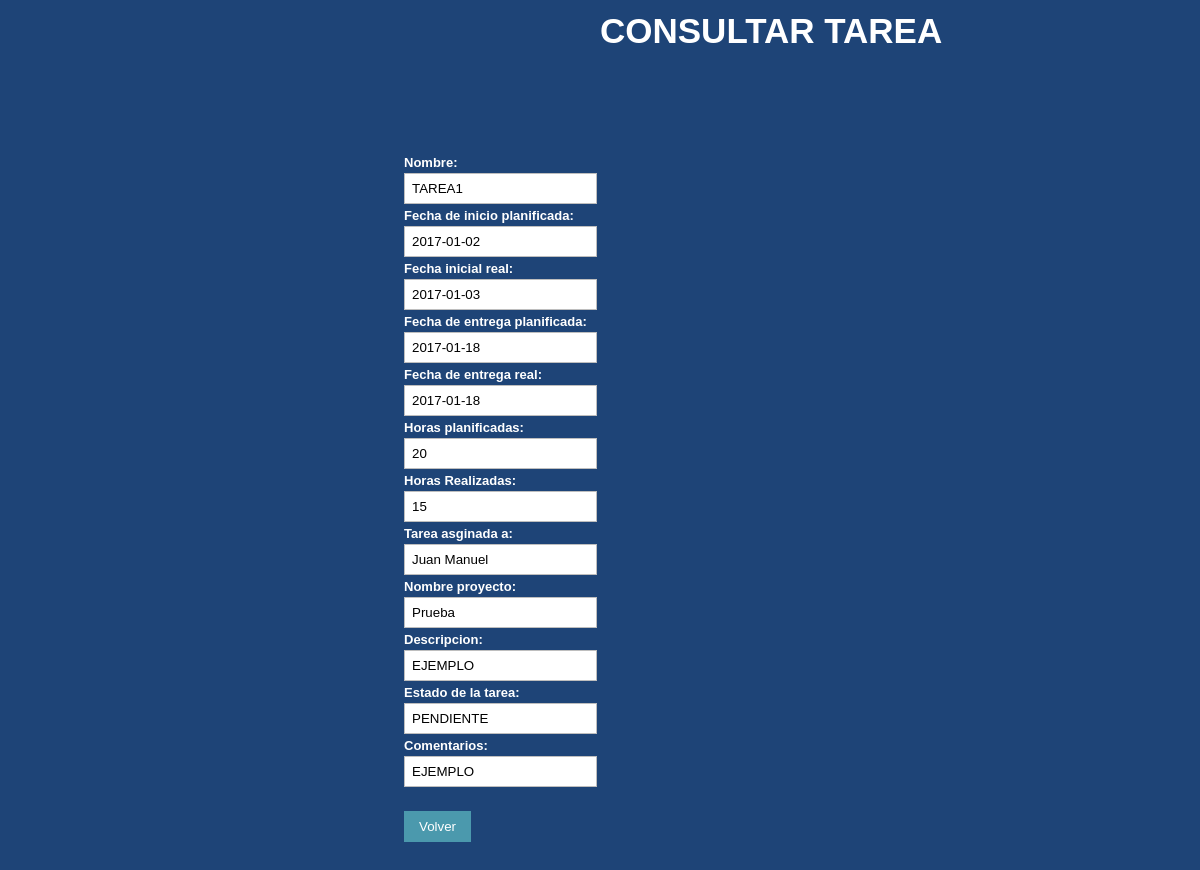
Page /et3_iu/Controllers/TAREA_Controller.php?accion=show_tarea&ID_TAREA=1&proyecto_id=1 (signed in) on the committed database.
### tables this page shows
CREATE TABLE IF NOT EXISTS `TAREA` (
  `PADRE` int(11) DEFAULT NULL,
  `ID_TAREA` int(11) NOT NULL,
  `NOMBRE` varchar(50) NOT NULL,
  `FECHAIP` date NOT NULL,
  `FECHAIR` date NOT NULL,
  `FECHAEP` date NOT NULL,
  `FECHAER` date NOT NULL,
  `HORASP` int(11) NOT NULL,
  `HORASR` int(11) NOT NULL,
  `ID_MIEMBRO` varchar(25) NOT NULL,
  `ID_PROYECTO` int(11) NOT NULL,
  `DESCRIPCION` varchar(200) NOT NULL,
  `ESTADO` VARCHAR(25) NOT NULL,
  `COMENTARIO` varchar(100) NOT NULL
);

CREATE TABLE IF NOT EXISTS `EMPLEADOS` (
  `EMP_USER` varchar(25) NOT NULL,
  `EMP_PASSWORD` varchar(128) NOT NULL,
  `EMP_NOMBRE` varchar(25) DEFAULT NULL,
  `EMP_APELLIDO` varchar(50) DEFAULT NULL,
  `EMP_EMAIL` varchar(50) DEFAULT NULL,
  `EMP_TIPO` int(10) DEFAULT NULL,
  `EMP_ESTADO` varchar(25) DEFAULT NULL
);

CREATE TABLE IF NOT EXISTS `PROYECTO` (
`ID_PROYECTO` int(3) NOT NULL,
  `NOMBRE` varchar(50) NOT NULL,
  `DESCRIPCION` varchar(200) NOT NULL,
  `FECHAI` date NOT NULL,
  `FECHAIP` date NOT NULL,
  `FECHAE` date NOT NULL,
  `FECHAFP` date NOT NULL,
  `NUMEROMIEMBROS` int(3) NOT NULL,
  `NUMEROHORAS` int(5) NOT NULL,
   `DIRECTOR` varchar(25) NOT NULL,
  `BORRADO` tinyint(1) NOT NULL DEFAULT '0'
);

### et3_iu/Models/TAREA_Model.php (called while the page is built, shortened)
<?php
class Tarea{
    private $id_tarea;
    private $nombre;
    private $descripcion;
    private $fecha_inicio_plan;
    private $fecha_entrega_plan;
    private $fecha_inicio_real;
    private $fecha_entrega_real;
    private $horas_plan;
    private $horas_real;
    private $miembro;
    private $proyecto;
    private $estado_tarea;
    private $comentario;
    public function __construct($id_tarea = NULL, $nombre=NULL, $descripcion=NULL, Tarea $tarea_padre=NULL, $fecha_inicio_plan=NULL, $fecha_entrega_plan=NULL, $fecha_inicio_real=NULL,
                                $fecha_entrega_real=NULL, $horas_plan=NULL, $horas_real=NULL, Miembro $miembro=NULL, $estado_tarea=NULL, $comentario=NULL, Proyecto $proyecto=NULL){
        $this->id_tarea = $id_tarea;
        $this->nombre = $nombre;
        $this->descripcion = $descripcion;
        $this->fecha_inicio_plan = $fecha_inicio_plan;
        $this->fecha_entrega_plan = $fecha_entrega_plan;
        $this->fecha_inicio_real = $fecha_inicio_real;
        $this->fecha_entrega_real = $fecha_entrega_real;
        $this->horas_plan = $horas_plan;
        $this->horas_real = $horas_real;
        $this->miembro = $miembro;
        $this->estado_tarea = $estado_tarea;
        $this->comentario = $comentario;
        $this->proyecto = $proyecto;
    }
    public function getIdTarea(){
        return $this->id_tarea;
    }
    public function getNombre()
    {
        return $this->nombre;
    }
    public function getDescripcion()
    {
        return $this->descripcion;
    }
    public function getFechaInicioPlan()
    {
        return $this->fecha_inicio_plan;
    }
    public function getFechaEntregaPlan()
    {
        return $this->fecha_entrega_plan;
    }
    public function getFechaInicioReal()
    {
        return $this->fecha_inicio_real;
    }
    public function getFechaEntregaReal()
    {
        return $this->fecha_entrega_real;
    }
    public function getHorasPlan()
    {
        return $this->horas_plan;
    }
    public function getHorasReal()
    {
        return $this->horas_real;
    }
    public function getMiembro()
    {
        return $this->miembro;
    }
    public function getEstadoTarea()
    {
        return $this->estado_tarea;
    }
    public function getComentario()
    {
        return $this->comentario;
    }
    public function getProyecto()
    {
        return $this->proyecto;
    }
}
?>

### et3_iu/Mappers/TAREA_Mapper.php (called while the page is built, shortened)
<?php
require_once (__DIR__ . "/../Models/PROYECTO_Model.php");
require_once (__DIR__ . "/../Models/MIEMBRO_Model.php");
require_once(__DIR__ . "/../Models/TAREA_Model.php");
require_once(__DIR__ . "/../Mappers/PROYECTO_Mapper.php");
class TAREA_Mapper{
    private $mysqli;
    public function conectarBD(){
        $this->mysqli = new mysqli("localhost","iu2016","iu2016","IU2016");
    }
    function buscarTareaIdParaProyecto($id,$idProyecto)
    {
        $sql = "SELECT * FROM TAREA WHERE ID_TAREA =  '{$id}' AND  ID_PROYECTO = '{$idProyecto}'";
        $resultado = $this->mysqli->query($sql);
        if ($resultado->num_rows != 0) {
            $tareas_bd = $resultado->fetch_array(MYSQLI_ASSOC);
            $miembro_mapper = new MiembroMapper();
            $proyecto_mapper = new ProyectoMapper();
            if($tareas_bd["PADRE"] != null)
                $tareaPadre = $this->buscarTareaId($tareas_bd["PADRE"]);
            else
                $tareaPadre = null;
            $miembro = $miembro_mapper->buscarMiembroPorUsuario($tareas_bd["ID_MIEMBRO"]);
            $proyecto = $proyecto_mapper->buscarId($idProyecto);
            if($proyecto != "elemento no encontrado"){
                $tarea = new Tarea($tareas_bd["ID_TAREA"], $tareas_bd["NOMBRE"], $tareas_bd["DESCRIPCION"],
                    $tareaPadre, $tareas_bd["FECHAIP"], $tareas_bd["FECHAEP"], $tareas_bd["FECHAIR"],
                    $tareas_bd["FECHAER"], $tareas_bd["HORASP"], $tareas_bd["HORASR"], $miembro,
                    $tareas_bd["ESTADO"], $tareas_bd["COMENTARIO"], $proyecto);
                return $tarea;
            }else{
                return null;
            }
        } else {
            return "No hay resultados";
        }
    }
}

### et3_iu/Models/MIEMBRO_Model.php (called while the page is built, shortened)
<?php
class Miembro{
    private $NOMBRE;
    public function __construct( $NOMBRE=NULL, $APELLIDOS=NULL, $USUARIO=NULL, $CONTRASEÑA=NULL, $CORREO=NULL){
        $this->NOMBRE = $NOMBRE;
    }
    public function getNombre(){
        return $this->NOMBRE;
    }
}
?>

### et3_iu/Mappers/MIEMBRO_Mapper.php (called while the page is built, shortened)
<?php
    require_once("../Models/MIEMBRO_Model.php");
    class MiembroMapper {
        private $mysqli;
        public function ConectarBD()
        {
            $this->mysqli = new mysqli("localhost", "iu2016", "iu2016", "IU2016");
        }
        public function buscarMiembroPorUsuario($user) {
            $sql = "SELECT * FROM EMPLEADOS where EMP_USER = '{$user}' ";
            $resultado = $this -> mysqli -> query($sql);
            $miembro = $resultado->fetch_array(MYSQLI_ASSOC);
            $miembro = new Miembro($miembro["EMP_NOMBRE"], $miembro["EMP_APELLIDO"], $miembro["EMP_USER"], $miembro["EMP_PASSWORD"], $miembro["EMP_EMAIL"]);
            return $miembro;
        }
    }
?>

### et3_iu/Models/PROYECTO_Model.php (called while the page is built, shortened)
<?php
class Proyecto
{
    private $ID_PROYECTO;
    private $NOMBRE;
    public function __construct($ID_PROYECTO=NULL, $NOMBRE=NULL, $DESCRIPCION=NULL, $FECHAI=NULL, $FECHAIP=NULL, $FECHAE=NULL, $FECHAFP=NULL, $NUMEROMIEMBROS=NULL, $NUMEROHORAS=NULL, Miembro $DIRECTOR=NULL, $BORRADO)
    {
        $this->ID_PROYECTO = $ID_PROYECTO;
        $this->NOMBRE = $NOMBRE;
    }
    public function getIDPROYECTO()
    {
        return $this->ID_PROYECTO;
    }
    public function getNOMBRE()
    {
        return $this->NOMBRE;
    }
}
?>

### et3_iu/Mappers/PROYECTO_Mapper.php (called while the page is built, shortened)
<?php
require_once(__DIR__ . "/../Models/PROYECTO_Model.php");
require_once(__DIR__ . "/../Models/MIEMBRO_Model.php");
class ProyectoMapper {
  private $mysqli;
  public function conectarBD(){
      $this->mysqli = new mysqli("localhost","iu2016","iu2016","IU2016");
  }
        public function buscarMiembroPorUsuario($user) {
        $sql = "SELECT * FROM EMPLEADOS where EMP_USER LIKE '%$user%'";
        $resultado = $this -> mysqli -> query($sql);
        $obj = $resultado->fetch_object();
        $miembro = new Miembro( $obj -> EMP_NOMBRE, $obj -> EMP_APELLIDO,$obj -> EMP_USER, $obj -> EMP_PASSWORD, $obj -> EMP_EMAIL);
        return $miembro;
    }
  public function buscarId($proyectoId){
      $sql = "SELECT * FROM PROYECTO WHERE ID_PROYECTO = '" . $proyectoId . "';";
      $resultado = $this->mysqli->query($sql);
      if ($resultado->num_rows != 0) {
          $info = $resultado->fetch_array(MYSQLI_ASSOC);
          $miembro = $this->buscarMiembroPorUsuario($info['DIRECTOR']);
          $proyecto = new Proyecto($info["ID_PROYECTO"], $info["NOMBRE"], $info["DESCRIPCION"], $info["FECHAI"], $info["FECHAE"], $info["FECHAIP"], $info["FECHAFP"], $info["NUMEROMIEMBROS"], $info["NUMEROHORAS"] , $miembro, $info["BORRADO"]);
          return $proyecto;
      } else {
          return 'elemento no encontrado';
      }
  }
}

### et3_iu/Views/TAREA_SHOW_CURRENT_Vista.php (the view, shortened to what this page needs)
<?php
class TAREA_SHOW_CURRENT_Vista{
    private $aux;
    public function __construct($aux)
    {
        $this -> aux = $aux;
        $this -> render();
    }
    public function getTarea()
    {
        return $this->aux;
    }
    public function render(){
        $tarea= $this->getTarea();
        $proyecto = $tarea->getProyecto();
        ?>
        <html>
        <head>
            <link rel="stylesheet" href="../Styles/styles.css" type="text/css" media="screen" />
        </head>
        <body>
        <p>
        <h1><span class="form-title">
                    CONSULTAR TAREA
        </h1>
        </p>
        <h2>
            <form action="TAREA_Controller.php" method="post">
                <br><br>
                <ul class="form-style-1">
                    <div class="form-group">
                        <div class="col-sm-4">
                            <label for="nombre" class="control-label"> <?php echo $strings['Nombre']; ?>: </label>
                            <input type="text" readonly value="<?php echo $tarea -> getNombre(); ?>" name="nombre" >
                        </div>
                    </div>
                    <div class="form-group">
                        <div class="col-sm-4">
                            <label for="fecha_inicio_plan"> <?php echo $strings['Fechainicioplan']; ?>: </label>
                            <input type="text" readonly value="<?php echo $tarea -> getFechaInicioPlan() ;?>" name="fecha_inicio_plan" >
                        </div>
                    </div>
                    <div class="form-group">
                        <div class="col-sm-4">
                            <label for="fecha_inicio_real"> <?php echo $strings['fecha_I_R']; ?>: </label>
                            <input type="text" readonly value="<?php echo $tarea -> getFechaInicioReal() ;?>" name="fecha_inicio_real" >
                        </div>
                    </div>
                    <div class="form-group">
                        <div class="col-sm-4">
                            <label for="fecha_entrega_plan"> <?php echo $strings['Fechaentregaplan']; ?>: </label>
                            <input type="text" readonly value="<?php echo $tarea -> getFechaEntregaPlan() ;?>" name="fecha_entrega_plan" >
                        </div>
                    </div>
                    <div class="form-group">
                        <div class="col-sm-4">
                            <label for="fecha_entrega_real"> <?php echo $strings['fecha_E_R']; ?>: </label>
                            <input type="text" readonly value="<?php echo $tarea -> getFechaEntregaReal() ;?>" name="fecha_entrega_real" >
                        </div>
                    </div>
                    <div class="form-group">
                        <div class="col-sm-4">
                            <label for="horas_plan"> <?php echo $strings['horas_P']; ?>: </label>
                            <input type="text" readonly value="<?php echo $tarea -> getHorasPlan() ;?>" name="horas_plan" >
                        </div>
                    </div>
                    <div class="form-group">
                        <div class="col-sm-4">
                            <label for="horas_real"> <?php echo $strings['horas_R']; ?>: </label>
                            <input type="text" readonly value="<?php echo $tarea -> getHorasReal() ;?>" name="horas_real" >
                        </div>
                    </div>
                    <div class="form-group">
                        <div class="col-sm-4">
                            <label for="miembro" class="control-label"> <?php echo $strings['asignado']; ?>: </label>
                            <input type="text" readonly value="<?php echo $tarea -> getMiembro() -> getNombre(); ?>" name="miembro" >
                        </div>
                    </div>
                    <div class="form-group">
                        <div class="col-sm-4">
                            <label for="nombreProyecto" class="control-label"> <?php echo $strings['Nombre proyecto']; ?>: </label>
                            <input type="text" readonly value="<?php echo $proyecto->getNOMBRE(); ?>" name="nombreProyecto" >
                        </div>
                    </div>
                    <div class="form-group">
                        <div class="col-sm-4">
                            <label for="descripcion" class="control-label"> <?php echo $strings['Descripcion']; ?>: </label>
                            <input type="text" readonly value="<?php echo $tarea -> getDescripcion(); ?>" name="descripcion" >
                        </div>
                    </div>
                    <div class="form-group">
                        <div class="col-sm-4">
                            <label for="estado_tarea" class="control-label"> <?php echo $strings['estado']; ?>: </label>
                            <input type="text" readonly value="<?php echo $tarea -> getEstadoTarea(); ?>" name="estado_tarea" >
                        </div>
                    </div>
                    <div class="form-group">
                        <div class="col-sm-4">
                            <label for="comentario" class="control-label"> <?php echo $strings['comentarios']; ?>: </label>
                            <input type="text" readonly value="<?php echo $tarea -> getComentario(); ?>" name="comentario" >
                        </div>
                    </div>
                    <a href="../Controllers/TAREA_Controller.php?accion=showall_tarea&ID_TAREA=<?php echo $this->aux->getIdTarea();?>&proyecto_id=<?php echo $this->aux->getProyecto()->getIDPROYECTO();?>" >
                        <input type="button" value="<?php echo $strings['Volver']; ?>" />
                    </a>
                </ul>
            </form>
        </h2>
        </body>
        </html>
        <?php
    }
}
?>

### et3_iu/Styles/styles.css (style rules this page uses)
* { margin: 0; padding: 0; }
body { line-height: 1; background: #1e4477; font-family: Verdana, Arial, Helvetica, sans-serif; color: #666; font-size: 14px; line-height: 18px; }
h1,h2,h3,h4,h5,h6 { font-weight: bold; clear: both; color: #333; list-style-type:none; }
a:link, a:visited { color:hotpink; text-decoration: none; }
p { margin-bottom: 18px; }
#content p, ul, ol, hr { margin-bottom: 24px; }
#content h1, h2, h3, h4, h5, h6 { color: #333; margin: 0 0 20px 0; line-height: 1.5em; }
.form-style-1 { color: white; margin:10px auto; max-width: 400px; padding: 20px 12px 10px 20px; font: 13px "Lucida Sans Unicode", "Lucida Grande", sans-serif; }
.form-style-1 label { margin:0 0 3px 0; padding:0px; display:block; font-weight: bold; }
.form-style-1 input[type=text], .form-style-1 input[type=date], .form-style-1 input[type=datetime], .form-style-1 input[type=number], .form-style-1 input[type=search], .form-style-1 input[type=time], .form-style-1 input[type=url], .form-style-1 input[type=email], textarea, select { box-sizing: border-box; -webkit-box-sizing: border-box; -moz-box-sizing: border-box; border:1px solid #BEBEBE; padding: 7px; margin:0px; -webkit-transition: all 0.30s ease-in-out; -moz-transition: all 0.30s ease-in-out; -ms-transition: all 0.30s ease-in-out; -o-transition: all 0.30s ease-in-out; outline: none; }
.form-style-1 input[type=submit], .form-style-1 input[type=button] { background: #4B99AD; margin-top: 20px; padding: 8px 15px 8px 15px; border: none; color: #fff; }
.form-title { margin-left: 600px !important; font-size: 35px; color: white; }
* { margin-top: 4px; }

### rows in the picture
tarea: nombre "TAREA1", fecha_inicio_plan "2017-01-02", fecha_inicio_real "2017-01-03", fecha_entrega_plan "2017-01-18", fecha_entrega_real "2017-01-18", horas_plan "20", horas_real "15", descripcion "EJEMPLO", estado_tarea "PENDIENTE", comentario "EJEMPLO"
empleados: miembro "Juan Manuel"
proyecto: nombreProyecto "Prueba"

### other values in the picture
$strings['Nombre'] "Nombre"
$strings['Fechainicioplan'] "Fecha de inicio planificada"
$strings['fecha_I_R'] "Fecha inicial real"
$strings['Fechaentregaplan'] "Fecha de entrega planificada"
$strings['fecha_E_R'] "Fecha de entrega real"
$strings['horas_P'] "Horas planificadas"
$strings['horas_R'] "Horas Realizadas"
$strings['asignado'] "Tarea asginada a"
$strings['Nombre proyecto'] "Nombre proyecto"
$strings['Descripcion'] "Descripcion"
$strings['estado'] "Estado de la tarea"
$strings['comentarios'] "Comentarios"
